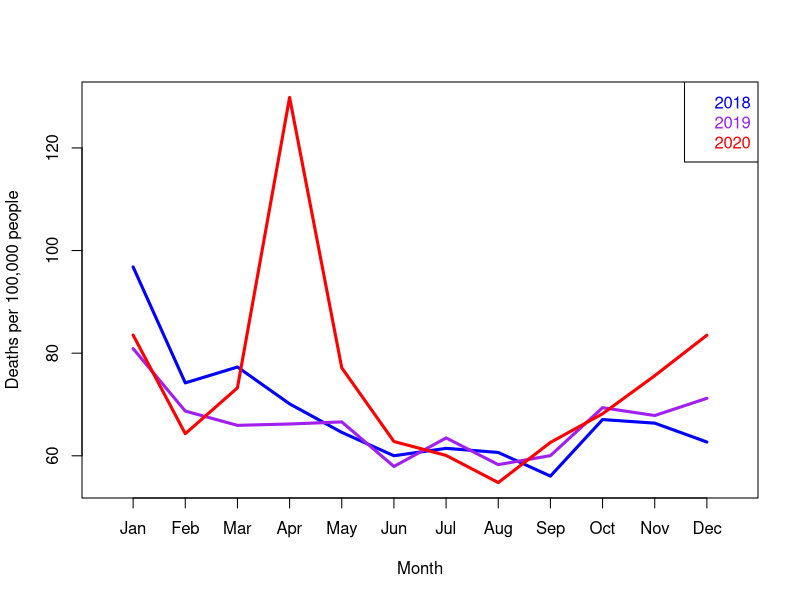

R code for this plot:
plot_deaths <- function(values, colour) {
  lines(months, values, lwd = 3, col = colour)
}

data <- read.csv("data.csv")

years <- c(2018, 2019, 2020)

population <- c(66270000, 66650000, 67890000)
names(population) <- years
months <- factor(month.abb, levels = month.abb)

y18 <- data$X2018 / population[["2018"]] * 100000
y19 <- data$X2019 / population[["2019"]] * 100000
y20 <- data$X2020 / population[["2020"]] * 100000

min_month = min(c(y18, y19, y20))
max_month = max(c(y18, y19, y20))
plot(months, replicate(12, 0),
     ylim = c(min_month, max_month),
     xlab = "Month",
     ylab = "Deaths per 100,000 people")

plot_deaths(y18, "blue")
plot_deaths(y19, "purple")
plot_deaths(y20, "red")

legend( "topright",
        as.character(years),
        text.col=c("blue", "purple", "red"))
